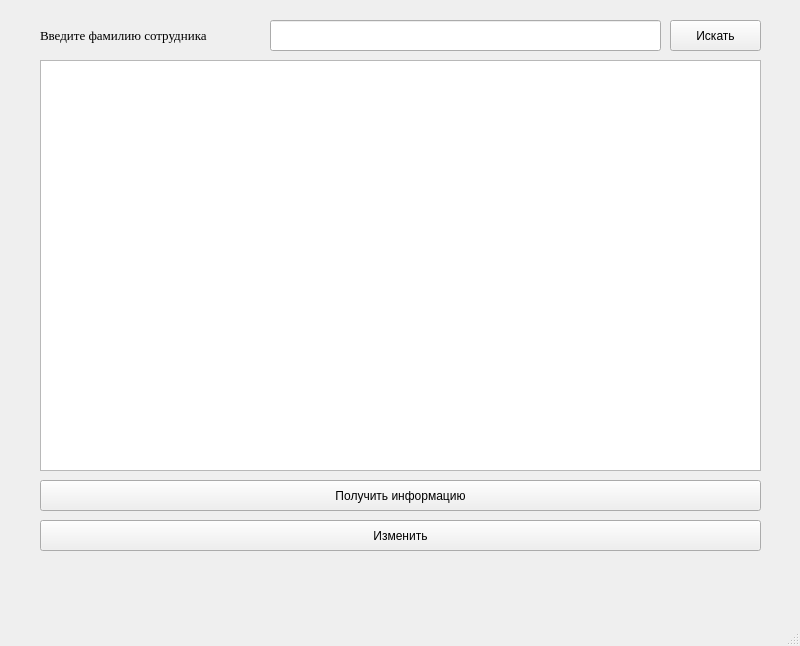
<?xml version="1.0" encoding="UTF-8"?>
<ui version="4.0">
 <class>MainWindow</class>
 <widget class="QMainWindow" name="MainWindow">
  <property name="geometry">
   <rect>
    <x>0</x>
    <y>0</y>
    <width>800</width>
    <height>646</height>
   </rect>
  </property>
  <property name="windowTitle">
   <string>MainWindow</string>
  </property>
  <widget class="QWidget" name="centralwidget">
   <widget class="QLabel" name="lbl_hint">
    <property name="geometry">
     <rect>
      <x>40</x>
      <y>20</y>
      <width>231</width>
      <height>31</height>
     </rect>
    </property>
    <property name="font">
     <font>
      <family>Times New Roman</family>
      <pointsize>10</pointsize>
     </font>
    </property>
    <property name="text">
     <string>Введите фамилию сотрудника</string>
    </property>
   </widget>
   <widget class="QLineEdit" name="txt_input">
    <property name="geometry">
     <rect>
      <x>270</x>
      <y>20</y>
      <width>391</width>
      <height>31</height>
     </rect>
    </property>
   </widget>
   <widget class="QPushButton" name="btn_search">
    <property name="geometry">
     <rect>
      <x>670</x>
      <y>20</y>
      <width>91</width>
      <height>31</height>
     </rect>
    </property>
    <property name="text">
     <string>Искать</string>
    </property>
   </widget>
   <widget class="QTableWidget" name="tableWidget">
    <property name="geometry">
     <rect>
      <x>40</x>
      <y>60</y>
      <width>721</width>
      <height>411</height>
     </rect>
    </property>
   </widget>
   <widget class="QPushButton" name="btn_changeinfo">
    <property name="geometry">
     <rect>
      <x>40</x>
      <y>520</y>
      <width>721</width>
      <height>31</height>
     </rect>
    </property>
    <property name="text">
     <string>Изменить</string>
    </property>
   </widget>
   <widget class="QPushButton" name="btn_getinfo">
    <property name="geometry">
     <rect>
      <x>40</x>
      <y>480</y>
      <width>721</width>
      <height>31</height>
     </rect>
    </property>
    <property name="text">
     <string>Получить информацию</string>
    </property>
   </widget>
   <widget class="QLabel" name="lbl_info">
    <property name="geometry">
     <rect>
      <x>40</x>
      <y>560</y>
      <width>721</width>
      <height>31</height>
     </rect>
    </property>
    <property name="text">
     <string/>
    </property>
   </widget>
  </widget>
  <widget class="QStatusBar" name="statusbar"/>
 </widget>
 <resources/>
 <connections/>
</ui>
